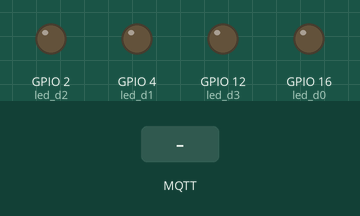
This program was run on a simulated ESP8266 (NodeMCU). Shown: output pins drawn as LEDs (lit = HIGH). The test bench sets the inputs (shaded band). WiFi joins after 1.5 s; servers stay silent unless stated; no MQTT or app messages arrive unless stated; what the program prints to the serial monitor is not drawn.

Above: at 2.7 s.
2.8 s: MQTT message "off" arrives on the first subscribed topic
At 3.9 s:
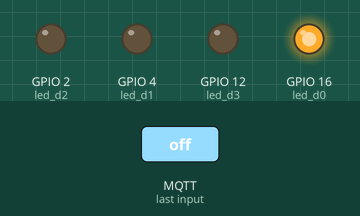
4.3 s: MQTT message "off" arrives on the second subscribed topic
At 5.1 s:
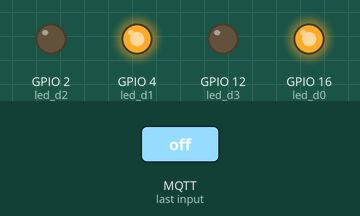
5.8 s: MQTT message "on" arrives on the first subscribed topic
At 6.2 s:
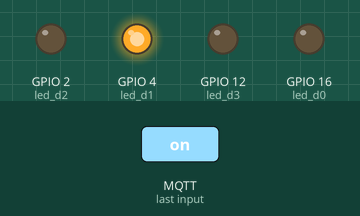
7.3 s: MQTT message "off" arrives on the third subscribed topic
At 8.5 s:
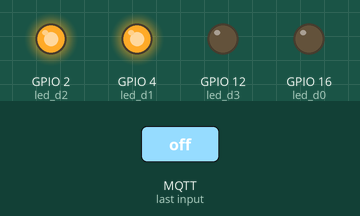
8.8 s: MQTT message "on" arrives on the second subscribed topic
At 9.7 s:
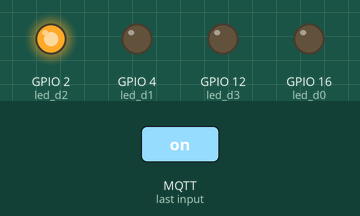
10.3 s: MQTT message "off" arrives on the first subscribed topic
At 10.9 s:
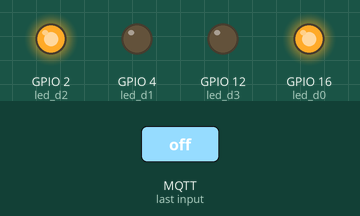
Timing chart, 0 to 12.8 s (numbered marks = the images above; inputs shaded):
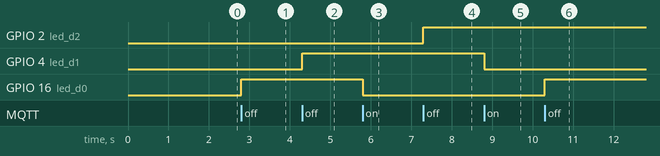

The program:

main.cpp
```cpp
#include <Arduino.h>
#include <ESP8266WiFi.h>
#include <PubSubClient.h>
const char* ssid = "Comunidad IoT";
const char* pass = "Sistecredito2023*";
const int led_d0 = 16;
const int led_d1 = 4;
const int led_d2 = 2;
const int led_d3 = 12;
const char* mqtt_server = "192.168.0.101";
//initializes the espclient
WiFiClient espClient;
PubSubClient client(espClient);
void callback(String topic, byte* message, unsigned int length){
  Serial.print("Message arrived on topic: ");
  Serial.print(topic);
  Serial.print(". Message: ");
  String messageTemp;
  for (int i = 0; i < length; i++)
  {
    Serial.print((char)message[i]);
    messageTemp += (char)message[i];
  }
  Serial.println();
  if (topic == "LED/1")
  {
    Serial.print("Led Daniel ");
    if (messageTemp == "on")
    {
      digitalWrite(led_d0, LOW);
      Serial.print("on");
    }
    else if (messageTemp == "off")
    {
      digitalWrite(led_d0, HIGH);
      Serial.print("off");
    }
    Serial.println();
  }
  if (topic == "LED/2")
  {
    Serial.print("Led Edisson ");
    if (messageTemp == "on")
    {
      digitalWrite(led_d1, LOW);
      Serial.print("on");
    }
    else if (messageTemp == "off")
    {
      digitalWrite(led_d1, HIGH);
      Serial.print("off");
    }
    Serial.println();
  }
  if (topic == "LED/3")
  {
    Serial.print("Led Jorge ");
    if (messageTemp == "on")
    {
      digitalWrite(led_d2, LOW);
      Serial.print("on");
    }
    else if (messageTemp == "off")
    {
      digitalWrite(led_d2, HIGH);
      Serial.print("off");
    }
    Serial.println();
  }
  if (topic == "LED/4")
  {
    Serial.print("Led Valentina ");
    if (messageTemp == "on")
    {
      digitalWrite(led_d3, LOW);
      Serial.print("on");
    }
    else if (messageTemp == "off")
    {
      digitalWrite(led_d3, HIGH);
      Serial.print("off");
    }
    Serial.println();
  }
}
void setup_wifi(){
  delay(10);
  Serial.println();
  Serial.print("Connecting to: ");
  Serial.println(ssid);
  WiFi.begin(ssid, pass);
  while (WiFi.status() != WL_CONNECTED)
  {
    delay(500);
    Serial.print(".");
  }
  Serial.println("");
  Serial.print("Wifi connected IP: ");
  Serial.println(WiFi.localIP());
}
void connection_client_sub(){
  Serial.println("Connecting the broker: ");
  client.setServer(mqtt_server, 1883);
  client.setCallback(callback);
  Serial.print("Attemting MQTT connection...");
  if (client.connect(mqtt_server)){
    Serial.println("Connected");
  }
  else{
    Serial.print("Failed, rc=");
    Serial.print(client.state());
    Serial.println("Try again in 5 seconds");
    delay(50000);
  }
    client.subscribe("LED/1");
    client.subscribe("LED/2");
    client.subscribe("LED/3");
    client.subscribe("LED/4");
}
void setup() {
  pinMode(led_d0, OUTPUT);
  pinMode(led_d1, OUTPUT);
  pinMode(led_d2, OUTPUT);
  pinMode(led_d3, OUTPUT);
  Serial.begin(115200);
  setup_wifi();
  connection_client_sub();
}
void loop() {
    client.loop();
}
```

Measured:
- after the input at 2.8 s, GPIO 16 (led_d0): LOW → HIGH at once
- after the input at 4.3 s, GPIO 4 (led_d1): LOW → HIGH at once
- after the input at 5.8 s, GPIO 16 (led_d0): HIGH → LOW at once
- after the input at 7.3 s, GPIO 2 (led_d2): LOW → HIGH at once
- after the input at 8.8 s, GPIO 4 (led_d1): HIGH → LOW at once
- after the input at 10.3 s, GPIO 16 (led_d0): LOW → HIGH at once
